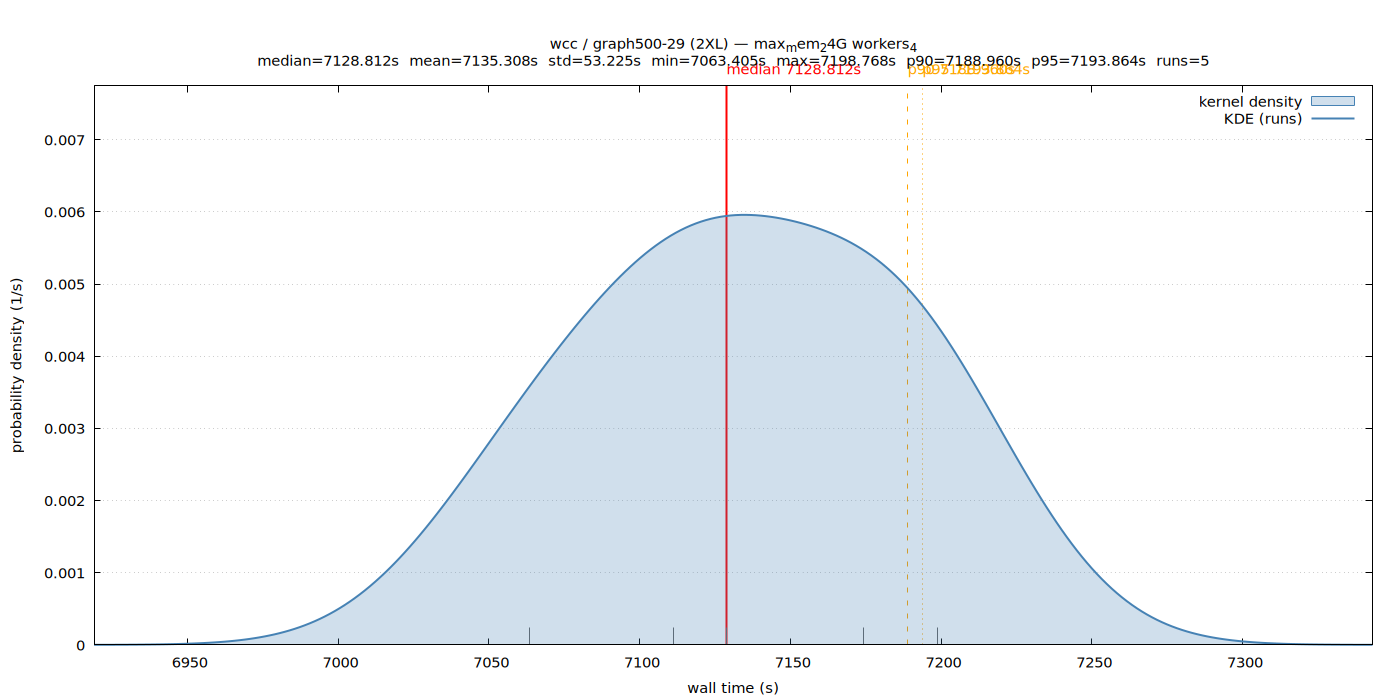

gnuplot code for this plot:
set terminal pngcairo size 1400,700 enhanced font 'Sans,11'
set output '/home/ubuntu/nvm/results/wcc/2XL/graph500-29/max_mem_24G_workers_4/wall_time.png'
set title "wcc / graph500-29 (2XL) — max_mem_24G workers_4\nmedian=7128.812s  mean=7135.308s  std=53.225s  min=7063.405s  max=7198.768s  p90=7188.960s  p95=7193.864s  runs=5"
set xlabel 'wall time (s)'
set ylabel 'probability density (1/s)'
set tmargin 5
set yrange [0:0.00774535]
set xrange [6919.061811:7343.111444]
set grid y
set key top right
set arrow from 7128.812114,0 to 7128.812114,0.00774535 nohead lc rgb 'red' lw 2
set label 'median 7128.812s' at 7128.812114,0.00774535 offset char 0,1 tc rgb 'red'
set arrow from 7188.959953,0 to 7188.959953,0.00774535 nohead lc rgb 'orange' lw 1 dt 2
set label 'p90 7188.960s' at 7188.959953,0.00774535 offset char 0,1 tc rgb 'orange'
set arrow from 7193.864033,0 to 7193.864033,0.00774535 nohead lc rgb 'orange' lw 1 dt 3
set label 'p95 7193.864s' at 7193.864033,0.00774535 offset char 0,1 tc rgb 'orange'
set arrow from 7128.812114,0 to 7128.812114,0.000238319 nohead lc rgb '#666666' lw 1
set arrow from 7063.405142,0 to 7063.405142,0.000238319 nohead lc rgb '#666666' lw 1
set arrow from 7198.768113,0 to 7198.768113,0.000238319 nohead lc rgb '#666666' lw 1
set arrow from 7174.247712,0 to 7174.247712,0.000238319 nohead lc rgb '#666666' lw 1
set arrow from 7111.307288,0 to 7111.307288,0.000238319 nohead lc rgb '#666666' lw 1
plot '/home/ubuntu/nvm/results/wcc/2XL/graph500-29/max_mem_24G_workers_4/wall_time.dat' using 1:2 with filledcurves y=0 lc rgb '#4682b4' fs transparent solid 0.25 title 'kernel density', \
     '/home/ubuntu/nvm/results/wcc/2XL/graph500-29/max_mem_24G_workers_4/wall_time.dat' using 1:2 with lines lw 2 lc rgb '#4682b4' title 'KDE (runs)'
